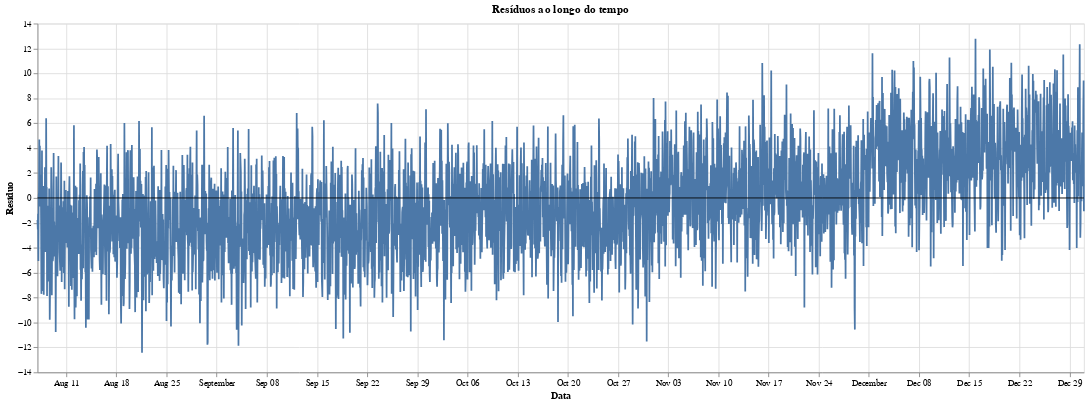

Notebook source saved alongside this figure:
### Markdown cell above
- Ver se há períodos em que o modelo erra sistematicamente (viés temporal).
- Ver se há heterocedasticidade (erro aumenta em períodos de pico).

### Code cell
# Linha dos resíduos
residual_line = (
    alt.Chart(df_eval.reset_index())
    .mark_line()
    .encode(
        x=alt.X("datetime:T", title="Data"),
        y=alt.Y("residual:Q", title="Resíduo")
    )
)

# Linha horizontal em zero
linha_zero = (
    alt.Chart(pd.DataFrame({"y": [0]}))
    .mark_rule(color="black")
    .encode(y="y:Q")
)

chart = (
    (residual_line + linha_zero)
    .properties(
        width=1200,
        height=400,
        title="Resíduos ao longo do tempo"
    )
)

chart

### Figure 1 — Vega-Lite specification as saved in the notebook (floating-point values rounded to 4 significant figures; data arrays with more than 128 entries replaced by an {"elided": "..."} marker saying what was removed)
{"config": {"view": {"continuousWidth": 300, "continuousHeight": 300}}, "layer": [{"data": {"name": "data-b8fb875a3ca58d426d620e1824478729"}, "mark": {"type": "line"}, "encoding": {"x": {"field": "datetime", "title": "Data", "type": "temporal"}, "y": {"field": "residual", "title": "Resíduo", "type": "quantitative"}}}, {"data": {"name": "data-a0a55d106695e8d630baff0f16eee66d"}, "mark": {"type": "rule", "color": "black"}, "encoding": {"y": {"field": "y", "type": "quantitative"}}}], "height": 400, "title": "Resíduos ao longo do tempo", "width": 1200, "$schema": "https://vega.github.io/schema/vega-lite/v6.1.0.json", "datasets": {"data-b8fb875a3ca58d426d620e1824478729": {"elided": "3505 records"}, "data-a0a55d106695e8d630baff0f16eee66d": [{"y": 0}]}}
